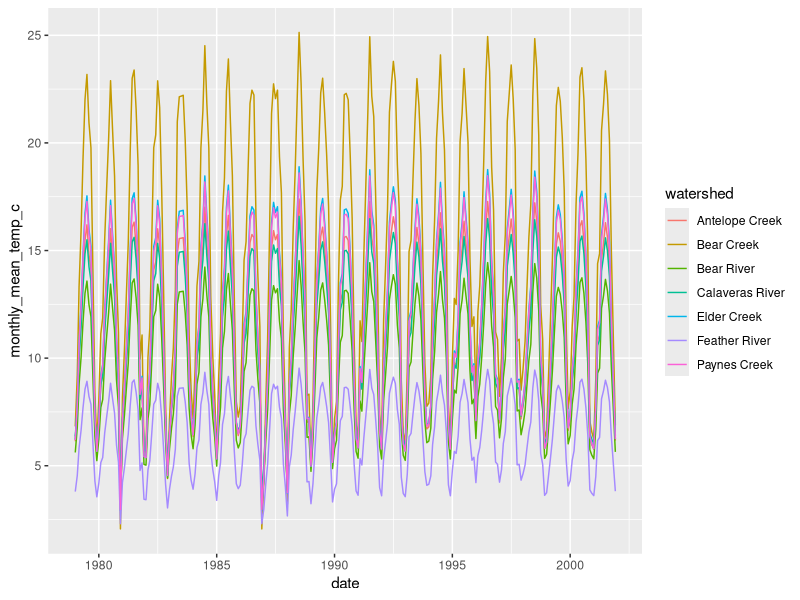

Source code (R): (Note: this script raises an error after producing the figure.)

### use outputs of regression estimating water temperature in a stream using equilibrium temperature and river mile to generate time series of temperatures for each affected stream

# load needed libraries

require(plyr)
require(dplyr)
require(lubridate)
require(tidyr)
require(purrr)
require(ggplot2)


# inputs: regression parameters and reach lengths (/2 for river mile, assuming reach begins at confluence) for each river, monthly equilibrium air temps. .csv format

setwd("C:/Regression/sit_run_102819")

# create tbl_df of air temperatures, to be converted to water temperatures using the parameters in regression_parameters.csv, as assigned in regression_assignments.csv
	# eq_temp was generated in GerberEQTEMP-61to17.xlsx from a 6-hourly time series in F to a monthly (average) time series, still in F since regression was calibrated using F
		# in this run, the entirety of years 1979-2001 are provided
		
eq_temp <- read.csv('eq_temp.csv',stringsAsFactors=F) %>% tbl_df
# convert date column to date format
eq_temp <- mutate(eq_temp,date=as.Date(eq_temp$date,format="%m/%d/%Y"))


# create tbl_df of rearing lengths. rearing lifestage will be used and the miles for the creek will be divided by two to obtain the river mile used in the calculations

cvpia_rearing_lengths <- read.csv('cvpia_rearing_lengths.csv',stringsAsFactors=F) %>% tbl_df


# create tbl_df of regression assignments. this will allow us to identify which parameters each river should use
	# these assignments were taken from an email dated 04/26/19, which was sent to Mike Urkov among others

regression_assignments <- read.csv('regression_assignments.csv',stringsAsFactors=F) %>% tbl_df


# create tbl_df of regression parameters. leaving in existing format
	# parameters were generated by Kirk Nelson; Final_21streamResults.xlsx contains the parameters and analysis of stream-by-stream comparisons

regression_parameters <- read.csv('regression_parameters.csv',stringsAsFactors=F) %>% tbl_df


# add parameter value columns to regression_assignments, automatically using match as the key; this identifies the parameters used for each watershed to which this analysis is applied
watershed_parameters <- left_join(regression_assignments,regression_parameters)

# add river mile information  to watershed_parameters, automatically using watershed as the key; this puts river miles (which must be divided by two) in the same tbl_df as parameters
watershed_parameters_river_miles <- left_join(watershed_parameters,cvpia_rearing_lengths %>% filter(lifestage=='rearing',species=='fr')) %>% mutate(miles=miles/2)


# function for creating a juv_temp formatted long df of monthly temperatures from study period (Oct79-Dec99) for a given watershed

water_temps <- function(watershed_) {
	
	# filter watershed_parameters_river_miles to keep only the single row which has this watershed's information
	params <- filter(watershed_parameters_river_miles,watershed==watershed_)
	
	# for each date in eq_temp, generate a water temperature estimate in C using the monthly_mean_temp_f_air values in F from eq_temp and mm, bm, mb, bb, and miles from params
		#### NOTE that currently, the method takes input equilibrium temperatures in F and outputs water temperature estimates in C!
	water_temp_estimates <- mutate(eq_temp,monthly_mean_temp_c=(params$mm*monthly_mean_temp_f_air + params$bm)*params$miles + (params$mb*monthly_mean_temp_f_air + params$bb))
	
	# add column indicating which watershed the temperatures are from and arrange in order of juv_temp
	water_temp_estimates <- mutate(water_temp_estimates,watershed=watershed_) %>% select(date,watershed,monthly_mean_temp_c)
	
	
}


# map function across all of the watersheds in watershed_parameters_river_miles and combine in tbl_df

juv_temp_regression <- map(unique(watershed_parameters_river_miles$watershed),water_temps) %>% bind_rows


# create plot of all temperatures. reveals some likely problems with high or low temperatures
tiff(paste0('temps.tiff'), units="in", width=45, height=15, res=100)
	ggplot(juv_temp_regression,aes(x=date,y=monthly_mean_temp_c)) +
	geom_line(aes(col=watershed))
dev.off()

# save image and history
save.image()
savehistory()